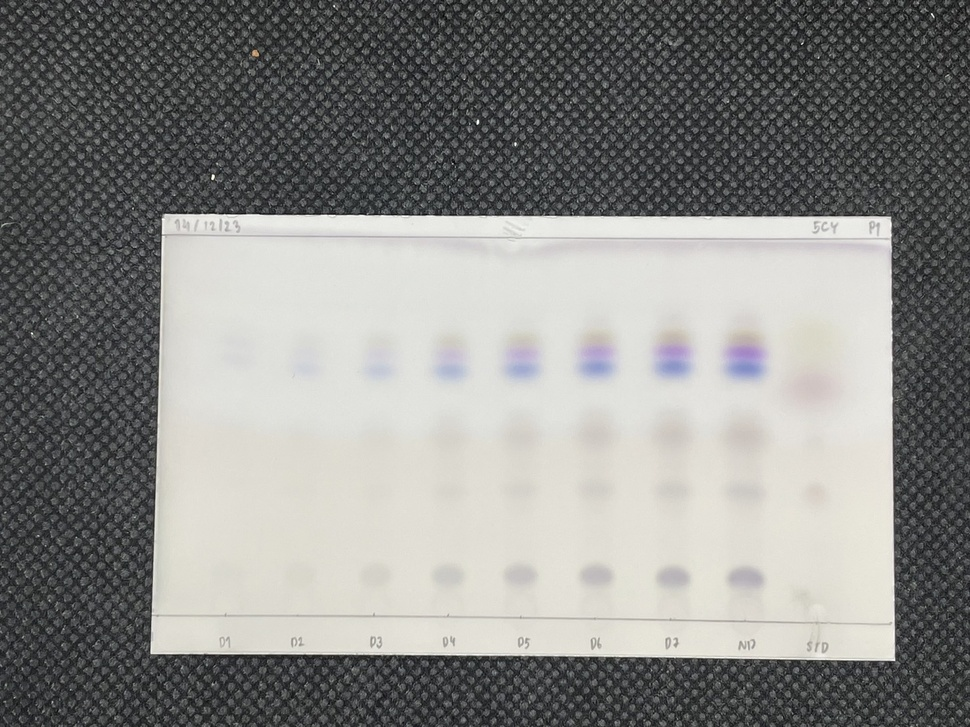
#> input picture data/ingredients/5CY-P1.jpg, 970 x 727 px, shrunk from 1479 x 1109 before the run
$ python -i inner_structure.py   (imports and definitions only)
#> lines starting #> are read from the running program, lines starting #| are printed output that depends on the picture
#> further down, picture is the input picture: shape (727, 970, 3); mean B, G, R 134.2, 136.7, 136.7
import cv2
import numpy as np
from typing import Optional, Tuple

_BORDER_MARGIN_PX = 20
_MIN_LINE_LEN_RATIO = 0.25          # 25 % of width
_HEADER_FRAC = 0.15
_FOOTER_FRAC = 0.15                 # prefer symmetric names

def process_inner_structure(
    image: np.ndarray,
    header_frac: float = _HEADER_FRAC,
    footer_frac: float = _FOOTER_FRAC,
    visualize: bool = True,
) -> np.ndarray:
    """
    Trim a TLC image to the region between the origin line and the solvent front.
    """
#> called with header_frac = 0.15, footer_frac = 0.15, visualize = True
    header = image[: int(image.shape[0] * header_frac)]
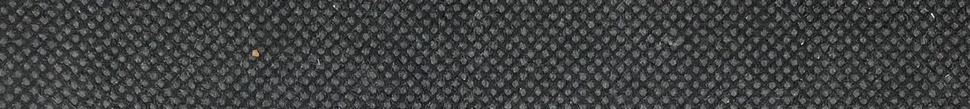
#> header: shape (109, 970, 3); mean B, G, R 65.1, 65.4, 63.7
    footer = image[int(image.shape[0] * (1 - footer_frac)) :]
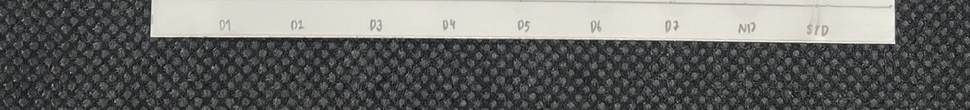
#> footer: shape (110, 970, 3); mean B, G, R 104, 106, 105.7

    header_y = _detect_horizontal_line(header, visualize)
    footer_rel = _detect_horizontal_line(footer, visualize)
    if header_y is None or footer_rel is None:
        raise ValueError("Unable to locate origin or front line.")

    footer_y = footer_rel + image.shape[0] - footer.shape[0]
    return image[header_y:footer_y]

# ---------- helpers ---------- #

_lsd = cv2.createLineSegmentDetector(cv2.LSD_REFINE_STD)

def _detect_horizontal_line(img: np.ndarray, visualize: bool = False) -> Optional[int]:
    lines = _detect_all_lines(img)
    lines = _filter_horizontal_lines(lines, img.shape)
    if not len(lines):
        return None

    if visualize:
        _show_lines(img, lines, title="horizontal lines")

    ys = [line[0][1] for line in lines]
    return int(np.mean(ys))

def _detect_all_lines(img: np.ndarray) -> np.ndarray:
    gray = cv2.cvtColor(img, cv2.COLOR_BGR2GRAY)
    clahe = cv2.createCLAHE(2.0, (8, 8))
    enh = clahe.apply(gray)
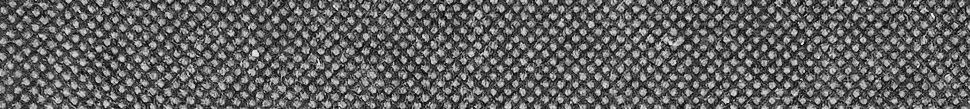
#> enh: shape (109, 970); min 1, max 253, mean 97.4
#> in _detect_horizontal_line, `lines = _detect_all_lines(img)`: lines = 381 rows, first 6: [667.6, 42.35, 671.8, 46.98], [252.7, 50.1, 246, 56.08], [255.2, 90.63, 255.4, 100.6], [477.4, 9.8, 468.1, 20.6], [839.1, 5.15, 844.4, 1.85], [318.5, 58.05, 320.1, 65.47]
    return _lsd.detect(enh)[0]

def _filter_horizontal_lines(lines: np.ndarray, shape: Tuple[int, int, int]) -> np.ndarray:
#> called with lines = array of shape (381, 1, 4), shape = (109, 970, 3)
    h, w = shape[:2]
    out = []
    for x1, y1, x2, y2 in lines[:, 0]:
        if min(y1, y2) < _BORDER_MARGIN_PX or max(y1, y2) > h - _BORDER_MARGIN_PX:
            continue
        angle = abs(np.rad2deg(np.arctan2(y2 - y1, x2 - x1)))
        if 5 < angle < 175:
            continue
        if np.hypot(x2 - x1, y2 - y1) < _MIN_LINE_LEN_RATIO * w:
            continue
        out.append([[x1, y1, x2, y2]])
#> this loop made 381 passes
#> (x1, y1, x2, y2, angle) on passes 1, 2, 6: (667.6, 42.35, 671.8, 46.98, 48.08), (252.7, 50.1, 246, 56.08, 137.9), (318.5, 58.05, 320.1, 65.47, 77.82)
#> after the loop, out = []
    return np.asarray(out)

def _show_lines(img: np.ndarray, lines: np.ndarray, title: str = "") -> None:
    import matplotlib.pyplot as plt
    vis = img.copy()
    for x1, y1, x2, y2 in lines[:, 0]:
        cv2.line(vis, (int(x1), int(y1)), (int(x2), int(y2)), (0, 255, 0), 2, cv2.LINE_AA)
    plt.imshow(cv2.cvtColor(vis, cv2.COLOR_BGR2RGB))
    plt.title(title)
    plt.axis("off")
    plt.show()

>>> import cv2
>>> picture = cv2.imread('../../data/ingredients/5CY-P1.jpg')
>>> result = process_inner_structure(picture)
#> in _detect_horizontal_line, `lines = _filter_horizontal_lines(lines, img.shape)`: lines = empty array
#> in _detect_all_lines (call 2), `enh = clahe.apply(gray)`:
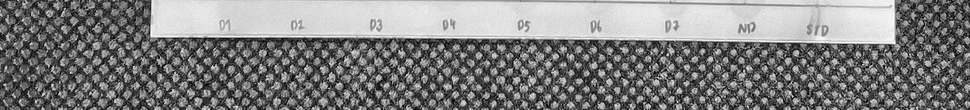
#> enh: shape (110, 970); min 4, max 254, mean 127.2
#> in _detect_horizontal_line (call 2), `lines = _detect_all_lines(img)`: lines = 351 rows, first 6: [151, 0.594, 149.8, 35.64], [826.9, 42.68, 861.9, 43.09], [216.8, 37.14, 226.9, 36.96], [229.4, 36.95, 246.9, 36.7], [263.1, 36.8, 270.6, 36.84], [204.1, 35.92, 216.6, 36.87]
#> the loop in _filter_horizontal_lines (call 2), `for x1, y1, x2, y2 in lines[:, 0]:` made 351 passes
#> (x1, y1, x2, y2, angle) on passes 2 to 4: (826.9, 42.68, 861.9, 43.09, 0.671), (216.8, 37.14, 226.9, 36.96, 1.01), (229.4, 36.95, 246.9, 36.7, 0.822)
#> (the run stopped early here; a loop or call above may not have finished)

$ run again, on data/ingredients/5CY-P2.jpg
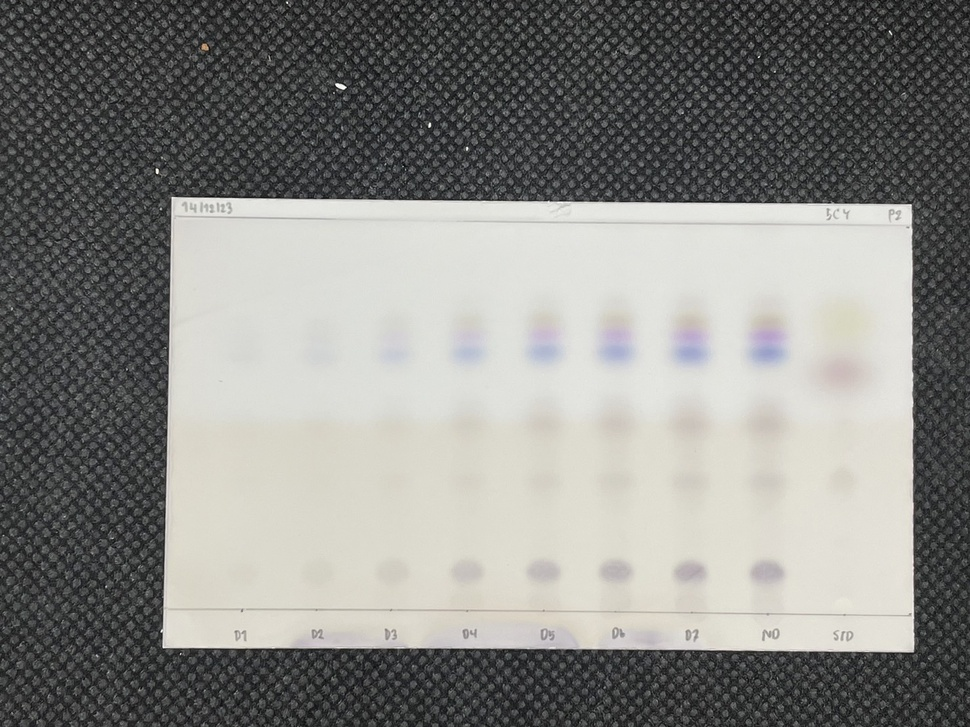
#> input picture data/ingredients/5CY-P2.jpg, 970 x 727 px, shrunk from 1479 x 1109 before the run
#> picture is the input picture: shape (727, 970, 3); mean B, G, R 131.8, 135.3, 135.4
#> in _detect_all_lines, `enh = clahe.apply(gray)`:
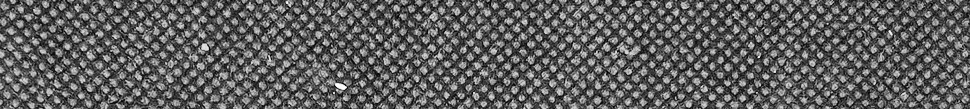
#> enh: shape (109, 970); min 0, max 255, mean 94.7
#> in _detect_horizontal_line, `lines = _detect_all_lines(img)`: lines = 382 rows, first 6: [344.2, 84.87, 336.8, 82.06], [623.8, 51.13, 627.3, 55.1], [108.4, 102.6, 116.5, 99.68], [432.4, 12.36, 421.1, 23.63], [790.1, 27.59, 801.4, 16.4], [284.9, 67.71, 291, 63.63]
#> the loop in _filter_horizontal_lines, `for x1, y1, x2, y2 in lines[:, 0]:` made 382 passes
#> (x1, y1, x2, y2, angle) on passes 1, 2, 6: (344.2, 84.87, 336.8, 82.06, 159.2), (623.8, 51.13, 627.3, 55.1, 48.47), (284.9, 67.71, 291, 63.63, 34.06)
#> after the loop in _filter_horizontal_lines, `for x1, y1, x2, y2 in lines[:, 0]:`: out = []
#> in _detect_horizontal_line, `lines = _filter_horizontal_lines(lines, img.shape)`: lines = empty array
#> gray: shape (110, 970)
#> in _detect_all_lines (call 2), `enh = clahe.apply(gray)`:
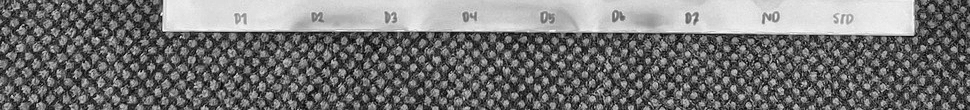
#> enh: shape (110, 970); min 1, max 255, mean 116
#> in _detect_horizontal_line (call 2), `lines = _detect_all_lines(img)`: lines = 367 rows, first 6: [689.4, 32.26, 751.9, 33.08], [535.6, 31.62, 568.1, 31.75], [311.9, 30.76, 526.9, 31.02], [753.1, 32.89, 911.9, 34.64], [185.6, 30.69, 223.1, 30.59], [224.4, 30.69, 310.6, 30.86]
#> the loop in _filter_horizontal_lines (call 2), `for x1, y1, x2, y2 in lines[:, 0]:` made 367 passes
#> (x1, y1, x2, y2, angle) on passes 1 to 3: (689.4, 32.26, 751.9, 33.08, 0.754), (535.6, 31.62, 568.1, 31.75, 0.237), (311.9, 30.76, 526.9, 31.02, 0.0701)

$ run again, on data/ingredients/LPY-P1.jpg
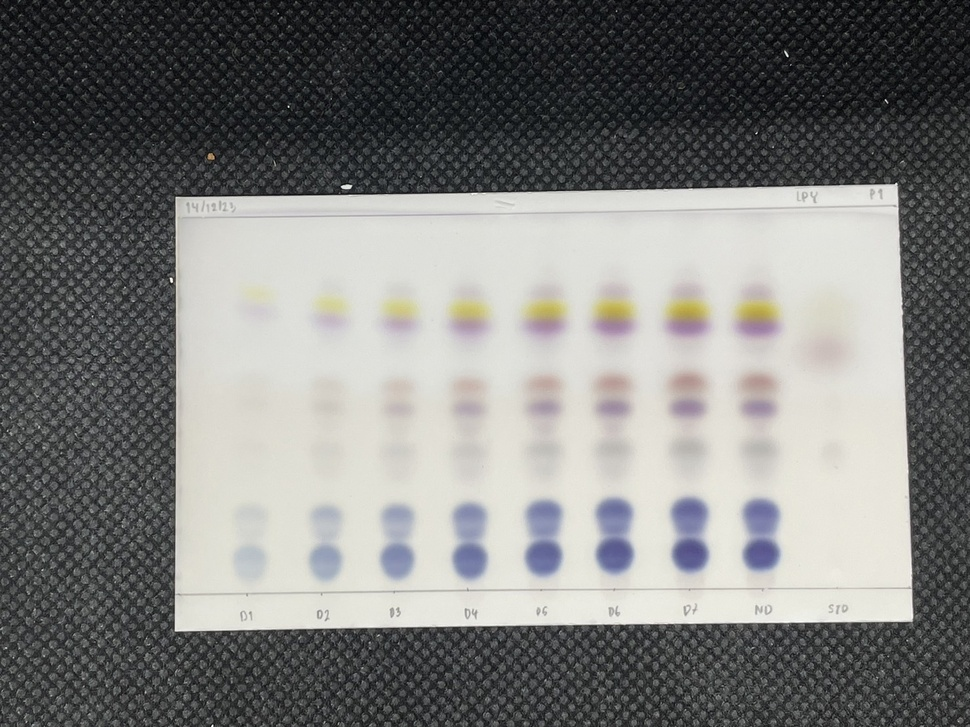
#> input picture data/ingredients/LPY-P1.jpg, 970 x 727 px, shrunk from 1479 x 1109 before the run
#> picture is the input picture: shape (727, 970, 3); mean B, G, R 123.8, 125.6, 125.4
#> in _detect_all_lines, `enh = clahe.apply(gray)`:
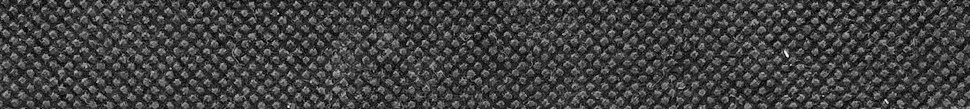
#> enh: shape (109, 970); min 1, max 251, mean 64.6
#> in _detect_horizontal_line, `lines = _detect_all_lines(img)`: lines = 353 rows, first 6: [783.8, 52.77, 786.6, 58.26], [787.9, 55.68, 787.6, 48.19], [891, 90.97, 880.3, 102.7], [745.7, 10.32, 744.4, 10.35], [253.8, 31.14, 244.6, 34.86], [771, 31.23, 764.8, 35.03]
#> the loop in _filter_horizontal_lines, `for x1, y1, x2, y2 in lines[:, 0]:` made 353 passes
#> (x1, y1, x2, y2, angle) on passes 1, 2, 5: (783.8, 52.77, 786.6, 58.26, 63.02), (787.9, 55.68, 787.6, 48.19, 92.23), (253.8, 31.14, 244.6, 34.86, 158.1)
#> after the loop in _filter_horizontal_lines, `for x1, y1, x2, y2 in lines[:, 0]:`: out = []
#> in _detect_horizontal_line, `lines = _filter_horizontal_lines(lines, img.shape)`: lines = empty array
#> gray: shape (110, 970)
#> in _detect_all_lines (call 2), `enh = clahe.apply(gray)`:
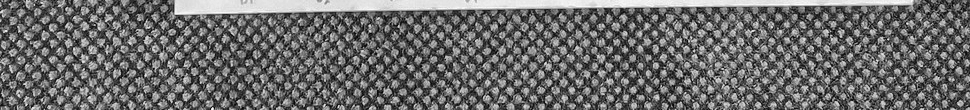
#> enh: shape (110, 970); min 4, max 255, mean 106.4
#> in _detect_horizontal_line (call 2), `lines = _detect_all_lines(img)`: lines = 416 rows, first 6: [203.1, 13.32, 245.7, 12.44], [435.6, 9.16, 473.2, 8.61], [174.4, 14.21, 195.7, 13.47], [565.6, 7.25, 645.6, 6.41], [246.9, 12.44, 369.4, 10.04], [646.9, 6.48, 670.6, 6.26]
#> the loop in _filter_horizontal_lines (call 2), `for x1, y1, x2, y2 in lines[:, 0]:` made 416 passes

$ run again, on data/ingredients/LPY-P2.jpg
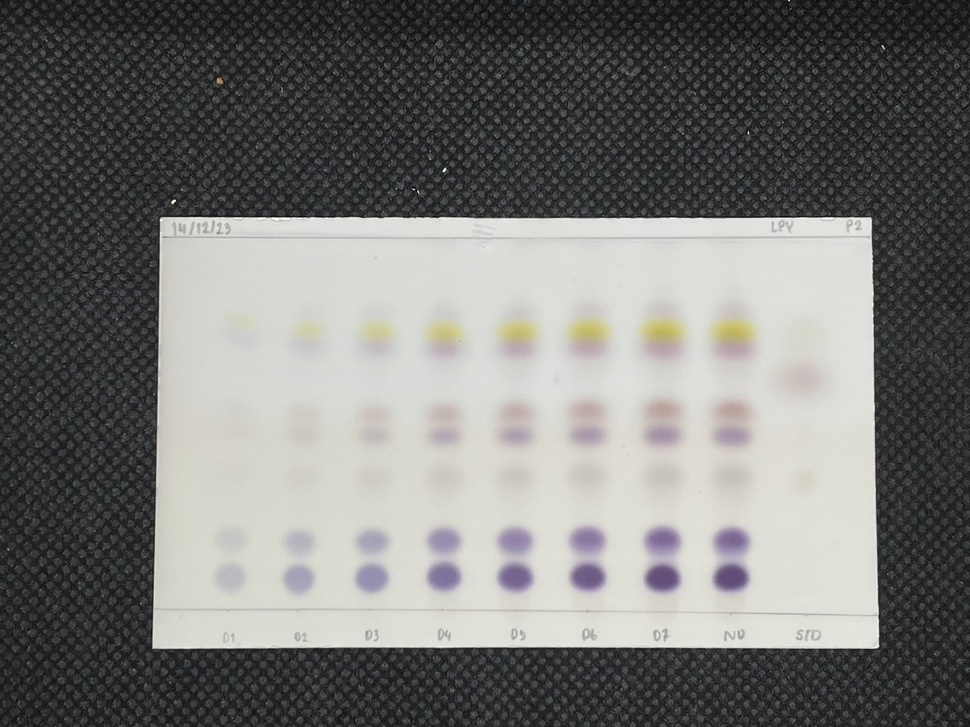
#> input picture data/ingredients/LPY-P2.jpg, 970 x 727 px, shrunk from 1479 x 1109 before the run
#> picture is the input picture: shape (727, 970, 3); mean B, G, R 117, 119.5, 119
#> in _detect_horizontal_line, `lines = _detect_all_lines(img)`: lines = 329 rows, first 6: [499.1, 77.83, 506, 71.04], [629.6, 79.5, 639.5, 70.63], [438.3, 39.53, 433.2, 44.49], [49.22, 97.14, 56.03, 101.2], [480, 70.98, 476.5, 76.66], [523, 44.22, 515.6, 51.81]
#> the loop in _filter_horizontal_lines, `for x1, y1, x2, y2 in lines[:, 0]:` made 329 passes
#> (x1, y1, x2, y2, angle) on passes 1 to 3: (499.1, 77.83, 506, 71.04, 44.4), (629.6, 79.5, 639.5, 70.63, 41.86), (438.3, 39.53, 433.2, 44.49, 135.4)
#> after the loop in _filter_horizontal_lines, `for x1, y1, x2, y2 in lines[:, 0]:`: out = []
#> in _detect_horizontal_line, `lines = _filter_horizontal_lines(lines, img.shape)`: lines = empty array
#> gray: shape (110, 970)
#> in _detect_all_lines (call 2), `enh = clahe.apply(gray)`:
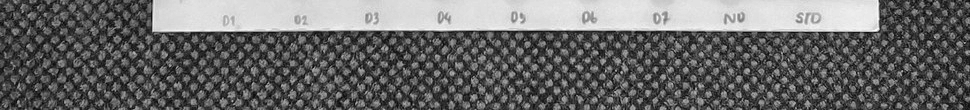
#> enh: shape (110, 970); min 7, max 255, mean 104.6
#> in _detect_horizontal_line (call 2), `lines = _detect_all_lines(img)`: lines = 305 rows, first 6: [152.5, 0.604, 151.4, 33.15], [300.6, 30.12, 575.6, 29.67], [199.4, 31.03, 261.9, 30.7], [263.1, 30.67, 299.4, 30.35], [154.4, 31.33, 198.1, 30.94], [623.1, 29.82, 875.6, 30.96]
#> the loop in _filter_horizontal_lines (call 2), `for x1, y1, x2, y2 in lines[:, 0]:` made 305 passes
#> (x1, y1, x2, y2, angle) on passes 2 to 4: (300.6, 30.12, 575.6, 29.67, 0.094), (199.4, 31.03, 261.9, 30.7, 0.304), (263.1, 30.67, 299.4, 30.35, 0.509)
#> the loop in _show_lines, `for x1, y1, x2, y2 in lines[:, 0]:` made 2 passes
#> after the loop in _show_lines, `for x1, y1, x2, y2 in lines[:, 0]:`:
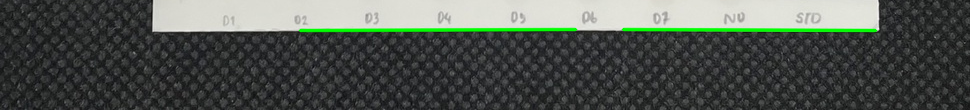
#> vis: shape (110, 970, 3); mean B, G, R 79.6, 85.1, 79.7
#> footer_rel = 29
